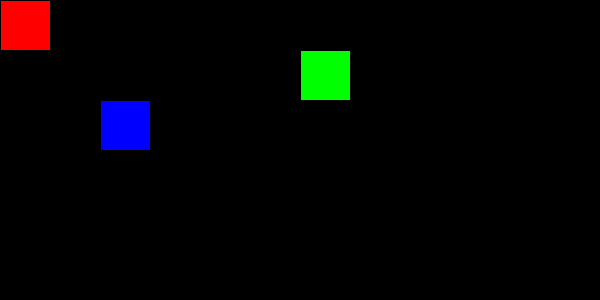
Frame 1 (no input)
Frame 60 (the mouse pressed at the canvas centre just before this capture): identical to frame 1, image omitted
Frame 120 (the mouse held since frame 60 and released just before this capture): identical to frame 1, image omitted

The Processing sketch that drew this single still picture (run headless with seeded random() and noise(); from frame 60 on, the mouse is pressed at the canvas centre):

// Processing sketch: push_pop_matrix
// ── push_pop_matrix.pde
void setup() {
  size(600,300);
}

void draw() {
  background(0);
  
  fill(255,0,0);
  rect(0,0,50,50);

  pushMatrix();
    translate(300,50);
    fill(0,255,0);
    rect(0,0,50,50);
  popMatrix();

  fill(0,0,255);
  rect(100,100,50,50);
}
